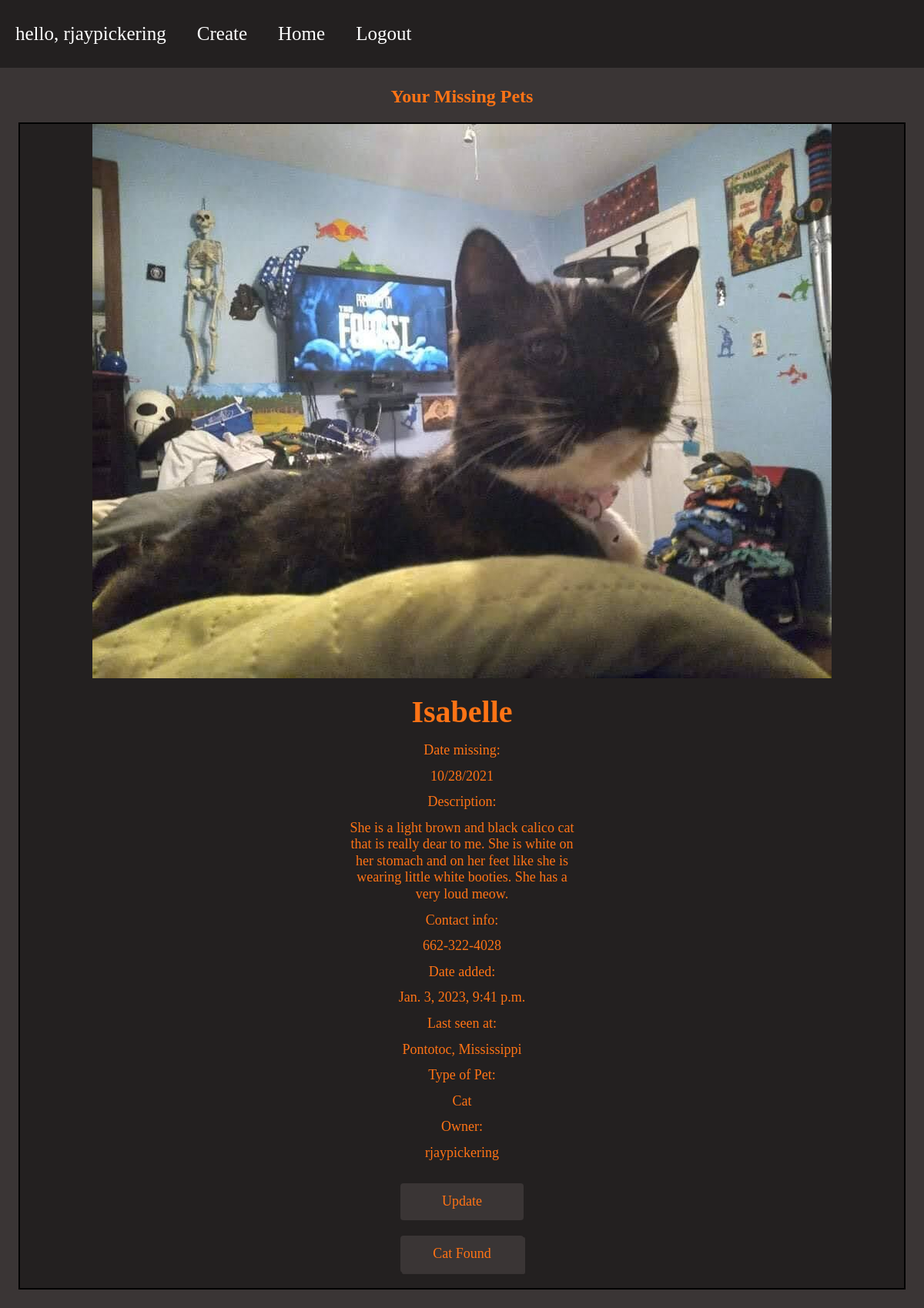
Before: /your-missing-babys/ (signed in) with the older database file.
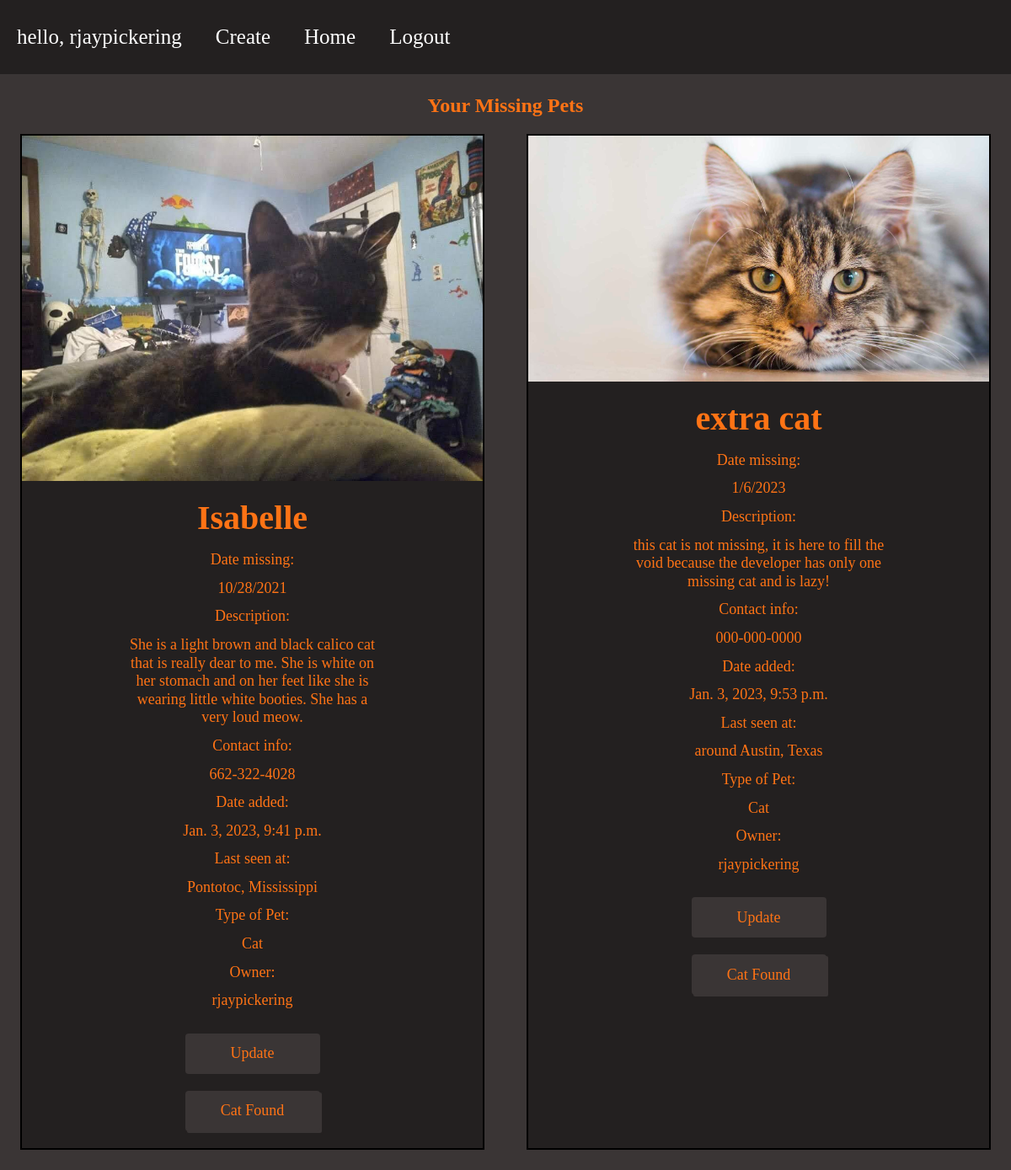
After: the same page with the newer database file.
### app/models.py (models this page shows, shortened)
class KittyCats(models.Model):
	ANIMAL_TYPE = (
		("Dog", "Dog"),
		("Cat", "Cat"),
		("Bird", "Bird"),
		("Rabbit", "Rabbit"),
		("Guinea Pig", "Guinea Pig"),
		("Fish", "Fish"),
		("Reptile", "Reptile"),
		("Ferret", "Ferret"),
		("Stick Insect", "Stick Insect"),
		("Rat", "Rat"),
		("Mouse", "Mouse"),
		("Amphibian", "Amphibian"),
		("Farm Animal", "Farm Animal"),
		("Other", "Other"),
	)
	img = models.ImageField()
	name = models.CharField(max_length=200)
	missing = models.CharField(max_length=200)
	description = models.CharField(max_length=200)
	contact = models.CharField(max_length=200)
	user = models.CharField(max_length=200)
	location = models.CharField(max_length=200)
	animal = models.CharField(max_length=200, choices=ANIMAL_TYPE)
	date = models.DateTimeField(auto_now_add=True, null=True)

### app/views.py (the view)
# urls.py: path("your-missing-babys/", app.views.cat_collection, name="your_cat")
@login_required(login_url='userlogin')
def cat_collection(request):
	context = {
		'length': KittyCats.objects.count(),
		'kats': KittyCats.objects.all(),
		'apple': KittyCats.objects.filter(user = request.user.username).count()
	}
	return render(request, "your-cats.html", context)

### app/templates/your-cats.html (shortened to what this page needs)
{% load static %}
<!DOCTYPE html>
<html lang="en">
  <head>
    <link rel="stylesheet" href="{% static 'home.css' %}" />
  </head>
  <body class="user_body">
    <div class="navbar-user">
      <div class="greet-navbar-div"> <section class="hidden_on_change">hello, {{request.user}}</section></div>
      <a href="{% url 'create' %}">Create</a>
      <a href="{% url 'home' %}">Home</a>
      <a href="{% url 'logout' %}">Logout</a>
    </div>
    <section id="pricing">
      <h2>Your Missing Pets</h2>
      <div class="box">
        {% for cats in kats %}
          {% if cats.user == request.user.username %}
            <div class="listing">
              <div class="top">
                <img class="animal" src="static{{cats.img.url}}" alt="users cat">
              </div>
              <h2>{{cats.name}}</h2>
              <ul>
                <li>Date missing:</li>
                <li>{{cats.missing}}</li>
                <li>Description:</li>
                <li class="desc-home">{{cats.description}}</li>
                <li>Contact info:</li>
                <li>{{cats.contact}}</li>
                <li>Date added:</li>
                <li>{{cats.date}}</li>
                <li>Last seen at:</li>
                <li>{{cats.location}}</li>
                <li>Type of Pet:</li>
                <li>{{cats.animal}}</li>
                <li>Owner:</li>
                <li class="last">{{cats.user}}</li>
              </ul>
              <a class="btn" href="{% url 'update' cats.id %}">Update</a>
              <div class="btn-front-1">
                <div class="btn-back">
                  <p>Did you find your cat?</p>
                </div>
                <div class="btn-front">Cat Found</div>
              </div>
            </div>
          {% endif %}
        {% endfor %}
      </div>
    </section>
  </body>
</html>

Changed rows visible on the page:
now on this page (row edited): KittyCats: img (picture), name "extra cat", missing "1/6/2023", description "this cat is not missing, it is here to fill the void because the developer has only one missing cat and is lazy!", contact "000-000-0000", date "Jan. 3, 2023, 9:53 p.m.", location "around Austin, Texas", animal "Cat", user "rjaypickering"
